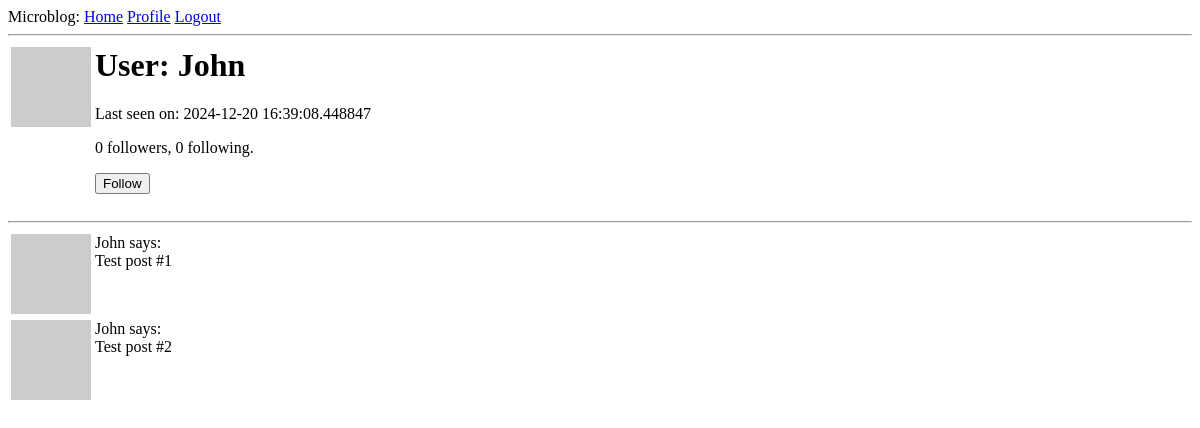
Page /user/John (signed in) on the earlier database version.
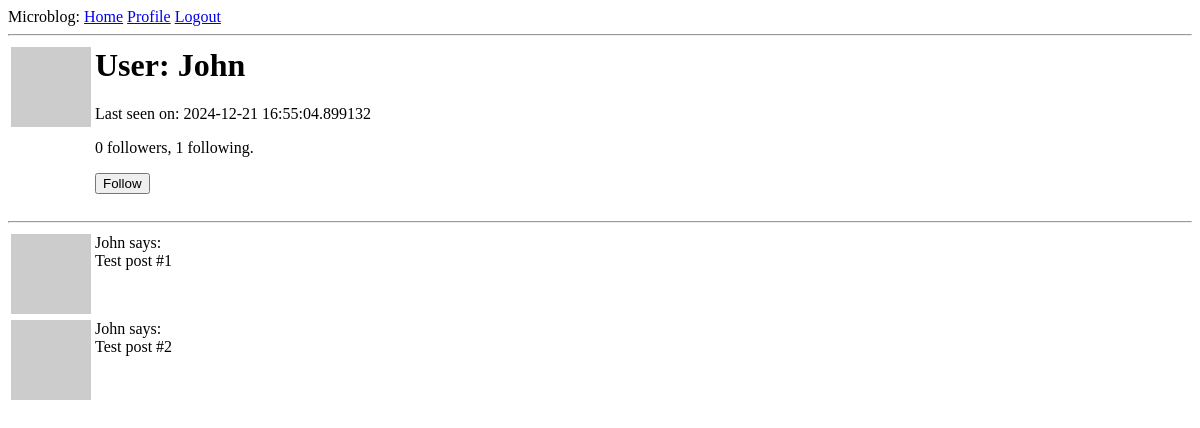
Same page on the later database version.
### app/models.py (models this page shows, shortened)
class User(UserMixin, db.Model):
    id: so.Mapped[int] = so.mapped_column(primary_key=True)
    username: so.Mapped[str] = so.mapped_column(sa.String(64), index=True, unique=True)
    email: so.Mapped[str] = so.mapped_column(sa.String(120), index=True, unique=True)
    password_hash: so.Mapped[Optional[str]] = so.mapped_column(sa.String(256))
    about_me: so.Mapped[Optional[str]] = so.mapped_column(sa.String(140))
    last_seen: so.Mapped[Optional[datetime]] = so.mapped_column(default=lambda: datetime.now(timezone.utc))
    posts: so.WriteOnlyMapped['Post'] = so.relationship(back_populates='author')
    def avatar(self, size):
        digest = md5(self.email.lower().encode('utf-8')).hexdigest()
        return f'https://www.gravatar.com/avatar/{digest}?d=identicon&s={size}'
    following: so.WriteOnlyMapped['User'] = so.relationship(
        secondary=followers, primaryjoin=(followers.c.follower_id == id),
        secondaryjoin=(followers.c.followed_id == id),
        back_populates='followers')
    followers: so.WriteOnlyMapped['User'] = so.relationship(
        secondary=followers, primaryjoin=(followers.c.followed_id == id),
        secondaryjoin=(followers.c.follower_id == id),
        back_populates='following')
    def is_following(self, user):
        query = self.following.select().where(User.id == user.id)
        return db.session.scalar(query) is not None
    def followers_count(self):
        query = sa.select(sa.func.count()).select_from(
            self.followers.select().subquery())
        return db.session.scalar(query)
    def following_count(self):
        query = sa.select(sa.func.count()).select_from(
            self.following.select().subquery())
        return db.session.scalar(query)

### app/routes.py (the view)
@app.route('/user/<username>')
@login_required
def user(username):
    user = db.first_or_404(sa.select(User).where(User.username == username))
    posts = [
        {'author': user, 'body': 'Test post #1'},
        {'author': user, 'body': 'Test post #2'}
    ]
    form = EmptyForm()
    return render_template('user.html', user=user, posts=posts, form=form)

### app/forms.py
class EmptyForm(FlaskForm):
    submit = SubmitField('Submit')

### app/models.py (called while the page is built)
@login.user_loader
def load_user(id):
    return db.session.get(User, int(id))

### app/routes.py (called while the page is built)
@app.before_request
def before_request():
    if current_user.is_authenticated:
        current_user.last_seen = datetime.now(timezone.utc)
        db.session.commit()

### app/templates/user.html (shortened to what this page needs)
{% extends "base.html" %}
{% block content %}
    <table>
        <tr valign="top">
            <td><img src="{{ user.avatar(128) }}"></td>
            <td>
                <h1>User: {{ user.username }}</h1>
                {% if user.last_seen %}<p>Last seen on: {{ user.last_seen }}</p>{% endif %}
                <p>{{ user.followers_count() }} followers, {{ user.following_count() }} following.</p>
                {% if user == current_user %}
                <p><a href="{{ url_for('edit_profile') }}">Edit your profile</a></p>
                {% elif not current_user.is_following(user) %}
                <p>
                    <form action="{{ url_for('follow', username=user.username) }}" method="post">
                        {{ form.submit(value='Follow') }}
                    </form>
                </p>
                {% endif %}
            </td>
        </tr>
    </table>
    <hr>
    {% for post in posts %}
        {% include '_post.html' %}
    {% endfor %}
{% endblock %}

### app/templates/base.html (shortened to what this page needs)
<html>
    <head>
    </head>
    <body>
        <div>
            Microblog:
            <a href="{{ url_for('index') }}">Home</a>
            {% if current_user.is_anonymous %}
            <a href="{{ url_for('login') }}">Login</a>
            {% else %}
            <a href="{{ url_for('user', username=current_user.username) }}">Profile</a>
            <a href="{{ url_for('logout') }}">Logout</a>
            {% endif %}
        </div>
        <hr>
        {% block content %}{% endblock %}
    </body>
</html>

### app/templates/_post.html
<table>
    <tr valign="top">
        <td><img src="{{ post.author.avatar(36) }}"></td>
        <td>{{ post.author.username }} says:<br>{{ post.body }}</td>
    </tr>
</table>

Differences in the rows shown:
changed User "John": last_seen "2024-12-20 16:39:08.448847" → "2024-12-21 16:55:04.899132"
Other differences:
{{ user.following_count() }}: "0" → "1"
